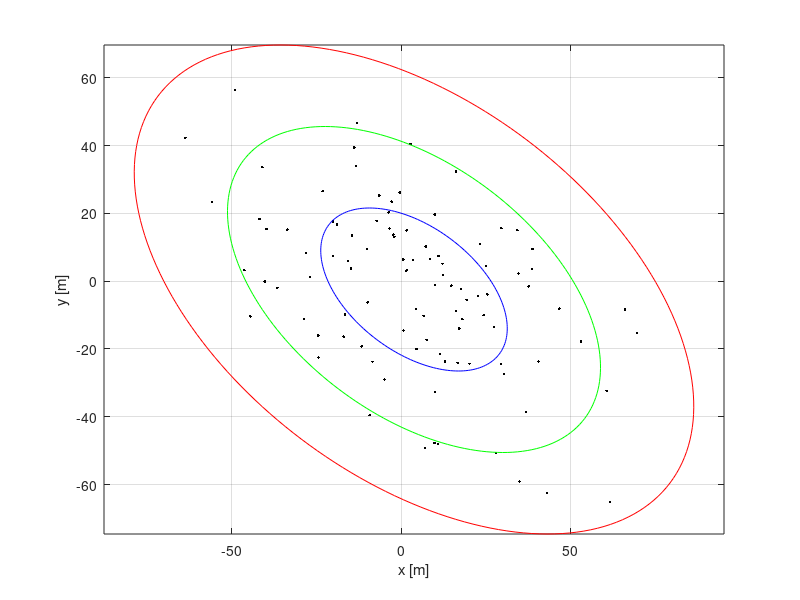

Write the MATLAB code that produced this figure.
clc; clear all; close all; 
 
%% Replace this section of code with your real data
% Simulate and plot 100 data points, (YOU SHOULD USE REAL DATA HERE!)
N = 100; % Number of points to simulate
x = randn(N,1)*30+0; % Randomly create some x data, meters
y = x*(-0.5) + randn(N,1)*20; % Randomly create some y data, meters
%%

figure; plot(x,y,'k.','markersize',6)
axis equal; grid on; xlabel('x [m]'); ylabel('y [m]'); hold on;
 
% Calculate covariance matrix
P = cov(x,y);
mean_x = mean(x);
mean_y = mean(y);
 
% Calculate the define the error ellipses
n=100; % Number of points around ellipse
p=0:pi/n:2*pi; % angles around a circle
 
[eigvec,eigval] = eig(P); % Compute eigen-stuff
xy_vect = [cos(p'),sin(p')] * sqrt(eigval) * eigvec'; % Transformation
x_vect = xy_vect(:,1);
y_vect = xy_vect(:,2);
 
% Plot the error ellipses overlaid on the same figure
plot(1*x_vect+mean_x, 1*y_vect+mean_y, 'b')
plot(2*x_vect+mean_x, 2*y_vect+mean_y, 'g')
plot(3*x_vect+mean_x, 3*y_vect+mean_y, 'r')
